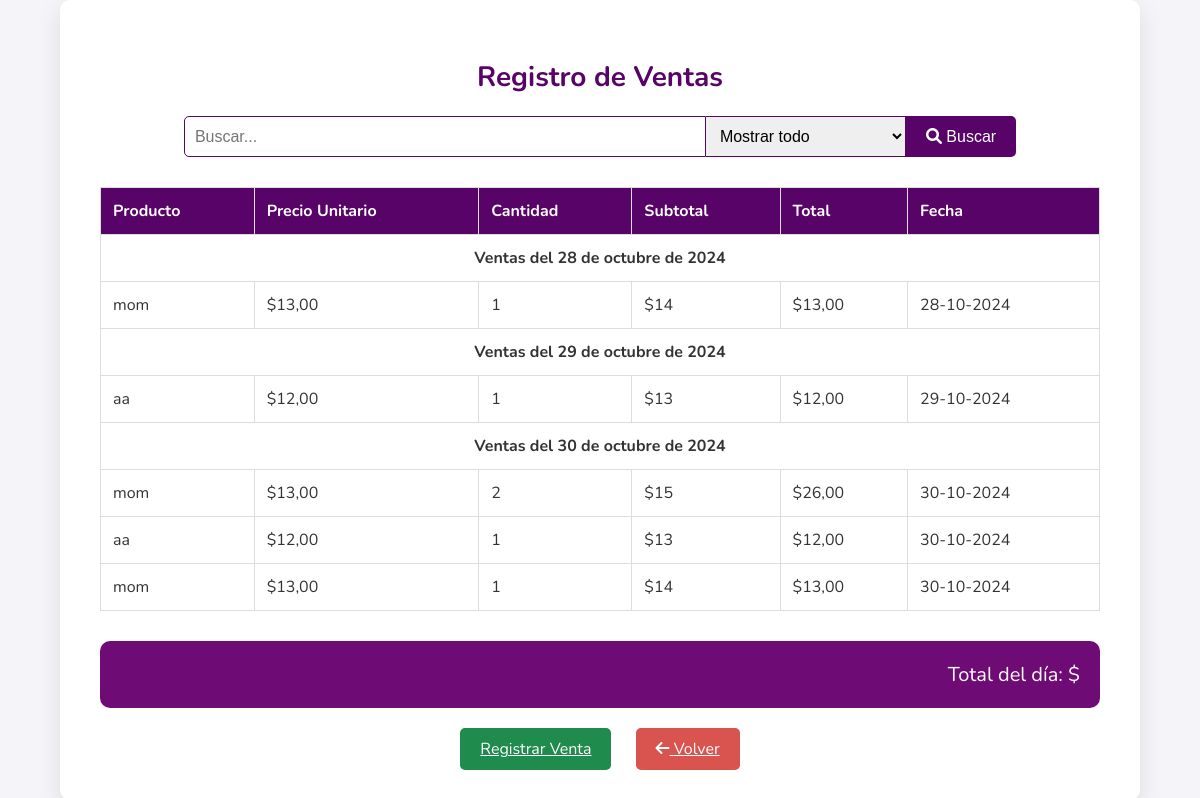
Screenshot of /registro_ventas/ with the database file from the repository.
### gestion/models.py (models this page shows, shortened)
class Venta(models.Model):
    producto = models.ForeignKey(Producto, on_delete=models.CASCADE)
    cantidad = models.PositiveIntegerField()
    fecha = models.DateField()  # Este campo debe ser proporcionado en el formulario
    total = models.DecimalField(max_digits=10, decimal_places=2, default=0)

class Producto(models.Model):
    nombre = models.CharField(max_length=100)
    precio = models.DecimalField(max_digits=10, decimal_places=2)
    stock = models.IntegerField()
    stock_minimo = models.IntegerField()
    imagen = models.ImageField(upload_to='productos/', null=True, blank=True)  # Campo para la imagen

### gestion/views.py (the view)
# urls.py: path('registro_ventas/', views.registro_ventas, name='registro_ventas'),
def registro_ventas(request):
    ventas = Venta.objects.all().order_by('fecha')
    ventas_por_fecha = {}
    for venta in ventas:
        if venta.fecha not in ventas_por_fecha:
            ventas_por_fecha[venta.fecha] = []
        ventas_por_fecha[venta.fecha].append(venta)
    total_por_fecha = {fecha: sum(venta.total for venta in ventas) for fecha, ventas in ventas_por_fecha.items()}
    context = {
        'ventas_por_fecha': ventas_por_fecha,
        'total_por_fecha': total_por_fecha,  # Pass the total per date
        'total_dia': sum(venta.total for venta in ventas)  # Total of all sales
    }
    return render(request, 'gestion/registro_ventas.html', context)

### gestion/templates/gestion/registro_ventas.html (shortened to what this page needs)
<!DOCTYPE html>
<html lang="es">
<head>
    <link rel="stylesheet" href="https://cdnjs.cloudflare.com/ajax/libs/font-awesome/6.0-beta3/css/all.min.css">
</head>
<body>
    <div class="sales-container">
        <h1>Registro de Ventas</h1>
        <form class="search-bar" onsubmit="filterSales(event)">
            <input type="text" id="searchInput" placeholder="Buscar..." name="busqueda">
            <select id="searchOption" onchange="changeInputType()">
                <option value="mostrar_todo">Mostrar todo</option>
            </select>
            <button type="submit"><i class="fas fa-search"></i> Buscar</button>
        </form>
        <table>
            <thead>
                <tr>
                    <th>Producto</th>
                    <th>Precio Unitario</th>
                    <th>Cantidad</th>
                    <th>Subtotal</th>
                    <th>Total</th>
                    <th>Fecha</th>
                </tr>
            </thead>
            <tbody id="salesBody">
                {% for venta_fecha, ventas in ventas_por_fecha.items %}
                    <tr>
                        <td colspan="6" style="text-align: center; font-weight: bold;">Ventas del {{ venta_fecha }}</td>
                    </tr>
                    {% for venta in ventas %}
                    <tr>
                        <td>{{ venta.producto.nombre }}</td>
                        <td>${{ venta.producto.precio }}</td>
                        <td>{{ venta.cantidad }}</td>
                        <td>${{ venta.cantidad|floatformat:0|add:venta.producto.precio|floatformat:0 }}</td>
                        <td>${{ venta.total }}</td>
                        <td>{{ venta.fecha|date:"d-m-Y" }}</td>
                    </tr>
                    {% endfor %}
                {% endfor %}
            </tbody>
        </table>
        <div class="total-item">
            Total del día: ${{ total_dia|dictsort:"0"|join:"" }}
        </div>
        <div class="button-container">
            <a href="{% url 'anadir_venta' %}" class="register-btn">Registrar Venta</a>
            <a href="{% url 'trabajador_dashboard' %}" class="back-btn"><i class="fas fa-arrow-left"></i> Volver</a>
        </div>
    </div>
</body>
</html>

### gestion/templates/gestion/registro_ventas.html (style rules this page uses)
body { font-family: 'Nunito', sans-serif; background-color: #f4f4f9; margin: 0; padding: 0; display: flex; justify-content: center; align-items: center; height: 100vh; }
.sales-container { background-color: #fff; padding: 40px; border-radius: 10px; box-shadow: 0 8px 24px rgba(0, 0, 0, 0.1); width: 1000px; text-align: center; }
.sales-container h1 { font-size: 28px; color: #580367; margin-bottom: 20px; }
.search-bar { display: flex; justify-content: center; margin-bottom: 30px; }
.search-bar input { padding: 10px; font-size: 16px; width: 50%; border: 1px solid #580367; border-radius: 5px 0 0 5px; outline: none; }
.search-bar select { padding: 10px; font-size: 16px; border: 1px solid #580367; border-left: none; outline: none; width: 20%; }
.search-bar button { padding: 10px 20px; font-size: 16px; background-color: #580367; color: white; border: none; border-radius: 0 5px 5px 0; cursor: pointer; transition: background-color 0.3s; }
table { width: 100%; border-collapse: collapse; margin-bottom: 30px; }
table, th, td { border: 1px solid #ddd; }
th, td { padding: 12px; text-align: left; }
th { background-color: #580367; color: white; }
td { color: #333; }
.register-btn { padding: 10px 20px; background-color: #1f8b4c; color: white; border: none; border-radius: 5px; cursor: pointer; transition: background-color 0.3s; margin: 10px; }
.back-btn { padding: 10px 20px; background-color: #d9534f; color: white; border: none; border-radius: 5px; cursor: pointer; transition: background-color 0.3s; margin: 10px; }
.total-item { background-color: #6f0b75; color: white; padding: 20px; border-radius: 10px; text-align: right; font-size: 20px; margin-bottom: 30px; }
.button-container { margin-top: 20px; }

### rows the page displays
Venta: fecha "28 de octubre de 2024", producto.nombre "mom", producto.precio "13,00", cantidad "1", cantidad|add "14", total "13,00", fecha "28-10-2024"
Venta: fecha "29 de octubre de 2024", producto.nombre "aa", producto.precio "12,00", cantidad "1", cantidad|add "13", total "12,00", fecha "29-10-2024"
Venta: fecha "30 de octubre de 2024", producto.nombre "mom", producto.precio "13,00", cantidad "2", cantidad|add "15", total "26,00", fecha "30-10-2024"
Venta: producto.nombre "aa", producto.precio "12,00", cantidad "1", cantidad|add "13", total "12,00", fecha "30-10-2024"
Venta: producto.nombre "mom", producto.precio "13,00", cantidad "1", cantidad|add "14", total "13,00", fecha "30-10-2024"
